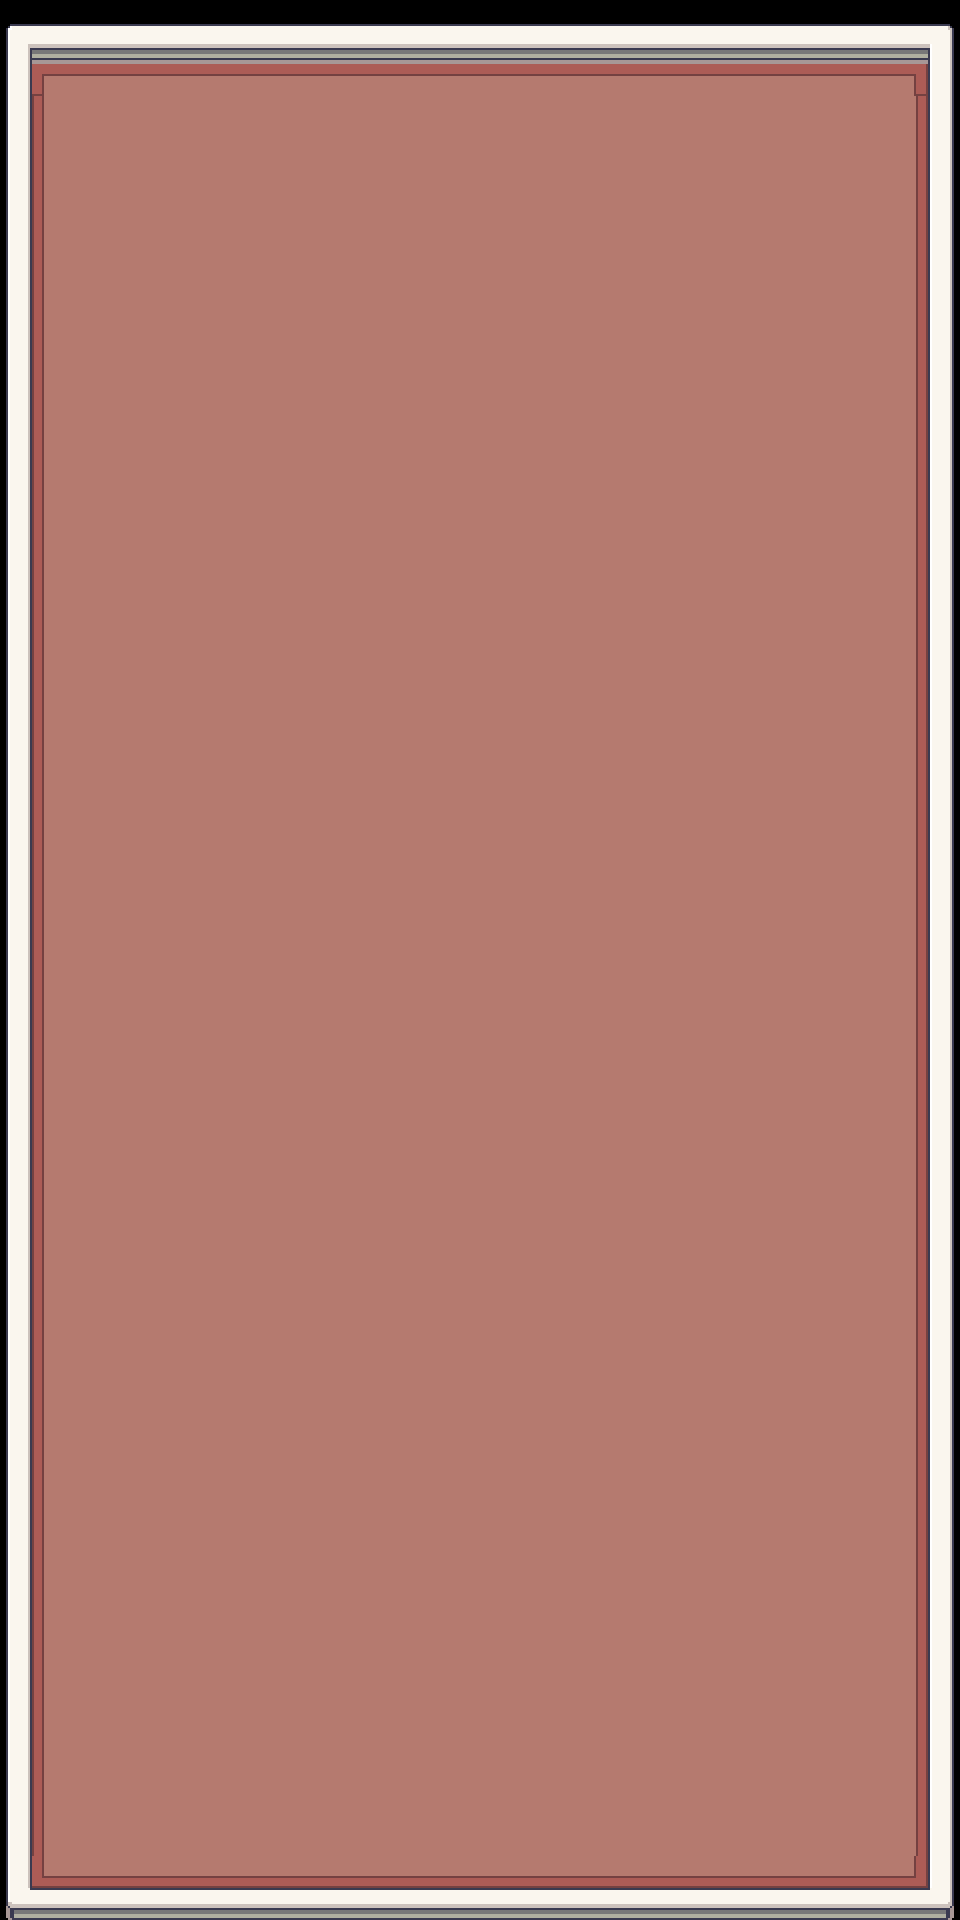

This is a level from a 2D game, rendered from its Tiled map with the project's own tilesets. A one-line summary and the map file follow, with tile-layer data summarised:
An orthogonal 30x60 tile map with 32x32 px tiles, 1 tile layer (Map), 3 tilesets and 30 objects.

<map version="1.10" tiledversion="1.11.2" orientation="orthogonal" renderorder="right-down" width="30" height="60" tilewidth="32" tileheight="32" infinite="0" nextlayerid="5" nextobjectid="70">
 <tileset firstgid="1" source="Objects.tsx" />
 <tileset firstgid="4" source="Tileset_32x32_3.tsx" />
 <tileset firstgid="104" source="Interiors_free_32x32.tsx" />
 <layer id="1" name="Map" width="30" height="60">
  <data>[1800 cells, 1800 non-empty, 18 distinct tile ids]</data>
 </layer>
 <objectgroup id="2" name="Objects">
  <object id="1" gid="1" x="618.5" y="278.501" width="60" height="80" />
  <object id="2" gid="2" x="825.5" y="243.5" width="62" height="80" />
  <object id="3" gid="3" x="733.5" y="242.5" width="56" height="52" />
  <object id="4" gid="1" x="621.5" y="544.5" width="60" height="80" />
  <object id="5" gid="1" x="327.5" y="468.5" width="60" height="80" />
  <object id="6" gid="2" x="572.5" y="416.501" width="62" height="80" />
  <object id="7" gid="2" x="821.5" y="642.5" width="62" height="80" />
  <object id="8" gid="3" x="414.5" y="646.5" width="56" height="52" />
  <object id="9" gid="2" x="108.5" y="273.501" width="62" height="80" />
  <object id="10" gid="1" x="108.5" y="597.5" width="60" height="80" />
  <object id="11" gid="2" x="236.5" y="671.5" width="62" height="80" />
  <object id="12" gid="3" x="253.5" y="240.5" width="56" height="52" />
  <object id="13" gid="3" x="315.5" y="323.501" width="56" height="52" />
  <object id="15" gid="1" x="644.5" y="1152.5" width="60" height="80" />
  <object id="16" gid="2" x="851.5" y="1117.5" width="62" height="80" />
  <object id="17" gid="3" x="759.5" y="1116.5" width="56" height="52" />
  <object id="18" gid="1" x="647.5" y="1418.5" width="60" height="80" />
  <object id="19" gid="1" x="353.5" y="1342.5" width="60" height="80" />
  <object id="20" gid="2" x="598.5" y="1290.5" width="62" height="80" />
  <object id="21" gid="2" x="847.5" y="1516.5" width="62" height="80" />
  <object id="22" gid="3" x="440.5" y="1520.5" width="56" height="52" />
  <object id="23" gid="2" x="134.5" y="1147.5" width="62" height="80" />
  <object id="24" gid="1" x="134.5" y="1471.5" width="60" height="80" />
  <object id="25" gid="2" x="262.5" y="1545.5" width="62" height="80" />
  <object id="26" gid="3" x="279.5" y="1114.5" width="56" height="52" />
  <object id="27" gid="3" x="341.5" y="1197.5" width="56" height="52" />
 </objectgroup>
 <objectgroup id="3" name="Wall">
  <object id="62" x="-3" y="12.9158" width="956" height="58" />
  <object id="63" x="-3" y="64.9158" width="48" height="1826.33" />
  <object id="64" x="903" y="15.9158" width="49" height="1889.67" />
  <object id="65" x="-5" y="1869.75" width="936" height="41.3333" />
 </objectgroup>
</map>
